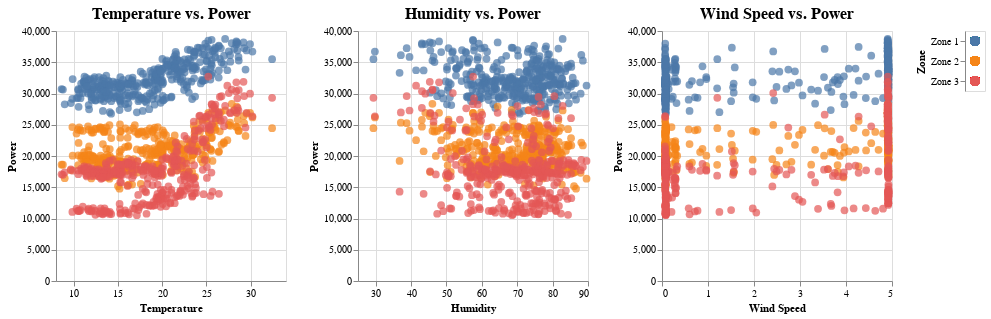

Source (notebook cell):
### Code cell
# Putting all the charts together
temp | hum | wind | legend

### Figure 1 — Vega-Lite specification as saved in the notebook (floating-point values rounded to 4 significant figures; data arrays with more than 128 entries replaced by an {"elided": "..."} marker saying what was removed)
{"config": {"view": {"continuousWidth": 300, "continuousHeight": 300}}, "hconcat": [{"mark": {"type": "circle", "size": 60}, "encoding": {"color": {"condition": {"param": "param_1", "field": "Zone", "legend": null, "type": "nominal"}, "value": "lightgray"}, "tooltip": [{"field": "Power", "type": "quantitative"}], "x": {"field": "Temperature", "scale": {"zero": false}, "type": "quantitative"}, "y": {"field": "Power", "title": "Power", "type": "quantitative"}}, "height": 250, "name": "view_7", "title": {"text": "Temperature vs. Power", "fontSize": 16}, "width": 230}, {"mark": {"type": "circle", "size": 60}, "encoding": {"color": {"condition": {"param": "param_1", "field": "Zone", "legend": null, "type": "nominal"}, "value": "lightgray"}, "tooltip": [{"field": "Power", "type": "quantitative"}], "x": {"field": "Humidity", "scale": {"zero": false}, "type": "quantitative"}, "y": {"field": "Power", "title": "Power", "type": "quantitative"}}, "height": 250, "name": "view_8", "title": {"text": "Humidity vs. Power", "fontSize": 16}, "width": 230}, {"mark": {"type": "circle", "size": 60}, "encoding": {"color": {"condition": {"param": "param_1", "field": "Zone", "legend": null, "type": "nominal"}, "value": "lightgray"}, "tooltip": [{"field": "Power", "type": "quantitative"}], "x": {"field": "Wind Speed", "scale": {"zero": false}, "type": "quantitative"}, "y": {"field": "Power", "title": "Power", "type": "quantitative"}}, "height": 250, "name": "view_9", "title": {"text": "Wind Speed vs. Power", "fontSize": 16}, "width": 230}, {"mark": {"type": "circle", "size": 100}, "encoding": {"color": {"condition": {"param": "param_1", "field": "Zone", "legend": null, "type": "nominal"}, "value": "lightgray"}, "y": {"axis": {"orient": "left"}, "field": "Zone", "type": "nominal"}}, "name": "view_10"}], "data": {"name": "data-77cfe6893ca9d5b8bc53945969f69a87"}, "params": [{"name": "param_1", "select": {"type": "point", "fields": ["Zone"]}, "views": ["view_7", "view_8", "view_9", "view_10"]}], "$schema": "https://vega.github.io/schema/vega-lite/v5.16.3.json", "datasets": {"data-77cfe6893ca9d5b8bc53945969f69a87": {"elided": "1092 records"}}}
